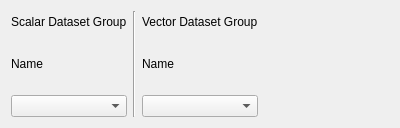
<?xml version="1.0" encoding="UTF-8"?>
<ui version="4.0">
 <class>QgsMeshStaticDatasetWidget</class>
 <widget class="QWidget" name="QgsMeshStaticDatasetWidget">
  <property name="geometry">
   <rect>
    <x>0</x>
    <y>0</y>
    <width>400</width>
    <height>128</height>
   </rect>
  </property>
  <property name="windowTitle">
   <string>Form</string>
  </property>
  <layout class="QGridLayout" name="gridLayout">
   <item row="0" column="3">
    <spacer name="horizontalSpacer">
     <property name="orientation">
      <enum>Qt::Horizontal</enum>
     </property>
     <property name="sizeHint" stdset="0">
      <size>
       <width>40</width>
       <height>20</height>
      </size>
     </property>
    </spacer>
   </item>
   <item row="3" column="2">
    <widget class="QComboBox" name="mVectorDatasetComboBox"/>
   </item>
   <item row="0" column="2">
    <widget class="QLabel" name="label_3">
     <property name="text">
      <string>Vector Dataset Group</string>
     </property>
    </widget>
   </item>
   <item row="0" column="0">
    <widget class="QLabel" name="label">
     <property name="text">
      <string>Scalar Dataset Group</string>
     </property>
    </widget>
   </item>
   <item row="3" column="0">
    <widget class="QComboBox" name="mScalarDatasetComboBox"/>
   </item>
   <item row="0" column="1" rowspan="4">
    <widget class="Line" name="line">
     <property name="minimumSize">
      <size>
       <width>0</width>
       <height>0</height>
      </size>
     </property>
     <property name="orientation">
      <enum>Qt::Vertical</enum>
     </property>
    </widget>
   </item>
   <item row="1" column="0" rowspan="2">
    <widget class="QLabel" name="mScalarName">
     <property name="text">
      <string>Name</string>
     </property>
    </widget>
   </item>
   <item row="1" column="2" rowspan="2">
    <widget class="QLabel" name="mVectorName">
     <property name="text">
      <string>Name</string>
     </property>
    </widget>
   </item>
  </layout>
 </widget>
 <resources/>
 <connections/>
</ui>
